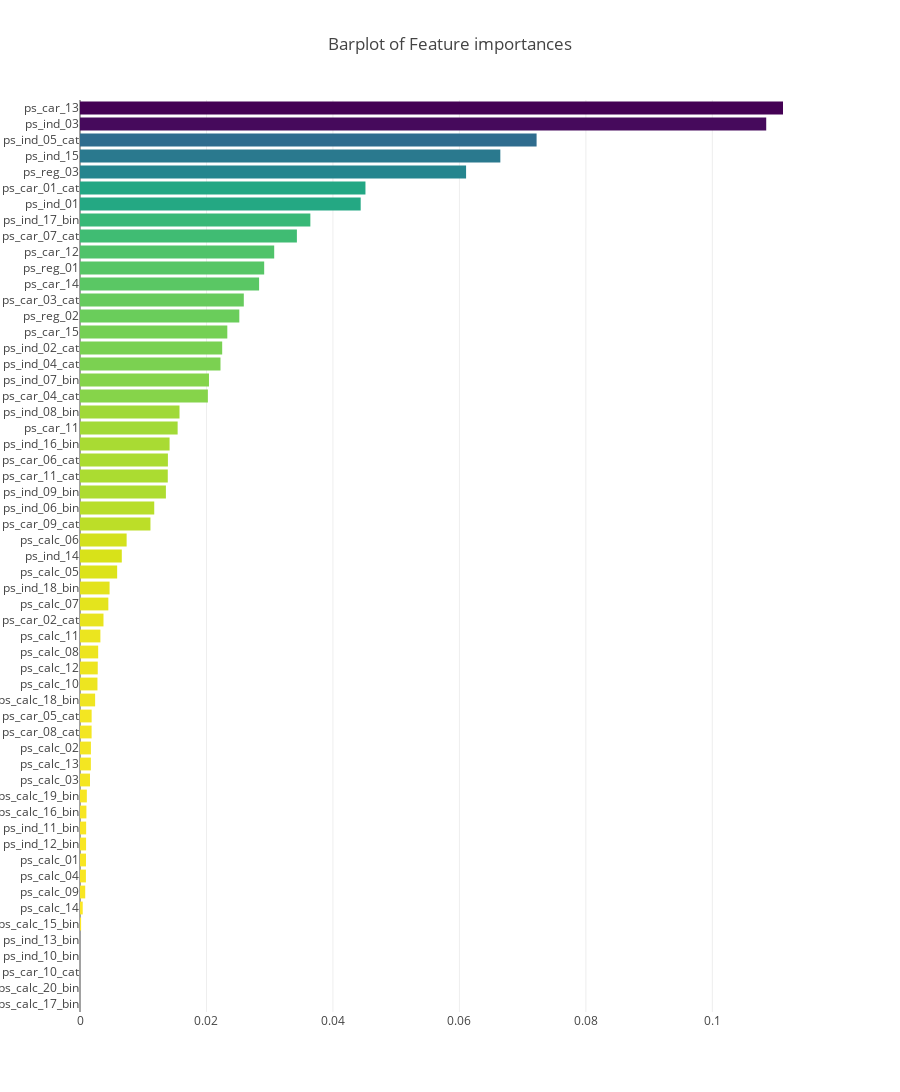

The notebook cell saved with this chart:
### Code cell
x, y = (list(x) for x in zip(*sorted(zip(gb.feature_importances_, features), 
                                                            reverse = False)))
trace2 = go.Bar(
    x=x ,
    y=y,
    marker=dict(
        color=x,
        colorscale = 'Viridis',
        reversescale = True
    ),
    name='Gradient Boosting Classifer Feature importance',
    orientation='h',
)

layout = dict(
    title='Barplot of Feature importances',
     width = 900, height = 2000,
    yaxis=dict(
        showgrid=False,
        showline=False,
        showticklabels=True,
    ))

fig1 = go.Figure(data=[trace2])
fig1['layout'].update(layout)
py.iplot(fig1, filename='plots')

### Figure 1 — Plotly figure (JSON) as saved in the notebook; plotly's stock layout.template omitted (floating-point values rounded to 4 significant figures)
{"data": [{"marker": {"color": [0, 0, 0, 0, 0, 0.0001741, 0.0004309, 0.0008267, 0.0009368, 0.0009533, 0.0009613, 0.0009713, 0.001013, 0.001081, 0.001583, 0.001718, 0.001727, 0.001836, 0.001841, 0.002391, 0.002761, 0.002807, 0.002875, 0.003223, 0.003714, 0.004482, 0.004676, 0.005875, 0.006609, 0.007374, 0.01114, 0.01174, 0.01358, 0.01388, 0.0139, 0.01417, 0.01544, 0.01574, 0.02022, 0.0204, 0.02222, 0.02249, 0.0233, 0.0252, 0.02591, 0.02832, 0.02913, 0.03071, 0.0343, 0.03643, 0.04439, 0.04514, 0.06106, 0.06647, 0.07221, 0.1085, 0.1112], "colorscale": "Viridis", "reversescale": true}, "name": "Gradient Boosting Classifer Feature importance", "orientation": "h", "type": "bar", "x": [0, 0, 0, 0, 0, 0.0001741, 0.0004309, 0.0008267, 0.0009368, 0.0009533, 0.0009613, 0.0009713, 0.001013, 0.001081, 0.001583, 0.001718, 0.001727, 0.001836, 0.001841, 0.002391, 0.002761, 0.002807, 0.002875, 0.003223, 0.003714, 0.004482, 0.004676, 0.005875, 0.006609, 0.007374, 0.01114, 0.01174, 0.01358, 0.01388, 0.0139, 0.01417, 0.01544, 0.01574, 0.02022, 0.0204, 0.02222, 0.02249, 0.0233, 0.0252, 0.02591, 0.02832, 0.02913, 0.03071, 0.0343, 0.03643, 0.04439, 0.04514, 0.06106, 0.06647, 0.07221, 0.1085, 0.1112], "y": ["ps_calc_17_bin", "ps_calc_20_bin", "ps_car_10_cat", "ps_ind_10_bin", "ps_ind_13_bin", "ps_calc_15_bin", "ps_calc_14", "ps_calc_09", "ps_calc_04", "ps_calc_01", "ps_ind_12_bin", "ps_ind_11_bin", "ps_calc_16_bin", "ps_calc_19_bin", "ps_calc_03", "ps_calc_13", "ps_calc_02", "ps_car_08_cat", "ps_car_05_cat", "ps_calc_18_bin", "ps_calc_10", "ps_calc_12", "ps_calc_08", "ps_calc_11", "ps_car_02_cat", "ps_calc_07", "ps_ind_18_bin", "ps_calc_05", "ps_ind_14", "ps_calc_06", "ps_car_09_cat", "ps_ind_06_bin", "ps_ind_09_bin", "ps_car_11_cat", "ps_car_06_cat", "ps_ind_16_bin", "ps_car_11", "ps_ind_08_bin", "ps_car_04_cat", "ps_ind_07_bin", "ps_ind_04_cat", "ps_ind_02_cat", "ps_car_15", "ps_reg_02", "ps_car_03_cat", "ps_car_14", "ps_reg_01", "ps_car_12", "ps_car_07_cat", "ps_ind_17_bin", "ps_ind_01", "ps_car_01_cat", "ps_reg_03", "ps_ind_15", "ps_ind_05_cat", "ps_ind_03", "ps_car_13"]}], "layout": {"height": 2000, "title": "Barplot of Feature importances", "width": 900, "yaxis": {"showgrid": false, "showline": false, "showticklabels": true}}}
